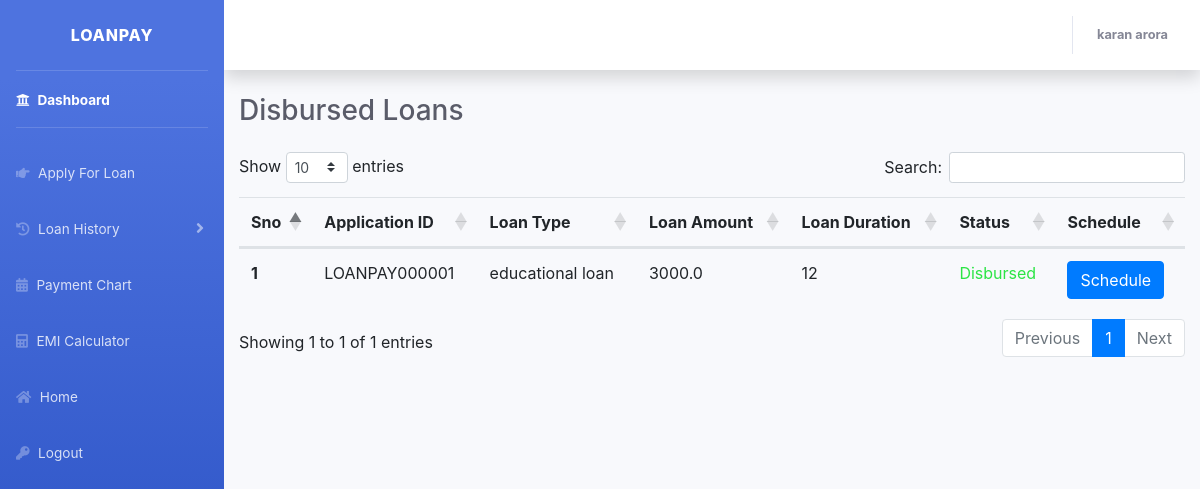
The app's page /disbursed-loans/ (signed in) with its own data.
### loan_app/models.py (models this page shows, shortened)
class LoanApplication(models.Model):
    application_id = models.CharField(max_length=100,null=True,blank=True)
    full_name = models.CharField(max_length=60,null=False,blank=False)
    contact_no = models.CharField(max_length=10,null=False,blank=False)
    pan_no = models.CharField(max_length=10,null=False,blank=False)
    aadhar_no = models.CharField(max_length=12,null=False,blank=False)
    residential_address = models.CharField(max_length=200,null=False,blank=False)
    service_type = models.CharField(max_length=60,null=False,blank=False)
    official_address = models.CharField(max_length=200,null=False,blank=False)
    income = models.CharField(max_length=30,null=False,blank=False)
    existing_loan = models.CharField(max_length=10,null=False,blank=False)
    loan_applied_for = models.ForeignKey(LoanType,on_delete=models.CASCADE,related_name="loan_type")
    expected_loan_amount = models.FloatField(null=False,blank=False)
    expected_loan_tenure = models.CharField(max_length=30,null=False,blank=False)
    collateral_name = models.CharField(max_length=200,null=True,blank=True)
    collateral_value = models.FloatField()
    profile_photo = models.FileField()
    pan_image = models.FileField()
    aadhar_image = models.FileField()
    account_number = models.CharField(max_length=100,null=False,blank=False)
    bank_name = models.CharField(max_length=100,null=False,blank=False)
    bank_ifsc_code = models.CharField(max_length=30,null=False,blank=False)
    remarks = models.CharField(max_length=300,null=True,blank=True)
    reject_reason = models.CharField(max_length=1000,null=True,blank=True)
    loan_application_status = models.CharField(max_length=50,null=True,blank=True,default="Pending",choices =loan_status)
    is_approved = models.BooleanField(default=False)
    approved_date = models.DateTimeField(null=True, blank=True)
    rejected_date = models.DateTimeField(null=True, blank=True)
    is_disbursed = models.BooleanField(default=False)
    disbursed_date = models.DateTimeField(null=True, blank=True)
    first_payment_date = models.DateField(null=True, blank=True)
    tenure_left = models.IntegerField(null=True,blank=True)
    user = models.ForeignKey(User, on_delete=models.CASCADE)
    payment_schedule = models.FileField(null=True, blank=True)
    loan_completed = models.BooleanField(default=False)
    created_on = models.DateTimeField(auto_now_add=True)

class LoanType(models.Model):
    loan_name = models.CharField(max_length=200,null=False,blank=False)
    loan_desc = models.TextField(max_length=1000,null=False,blank=False)
    max_loan_amount = models.FloatField(null=False, blank=False)
    loan_roi = models.FloatField(null=False, blank=False)
    max_loan_duration = models.CharField(max_length=4,null=False, blank=False)
    loan_category = models.CharField(max_length=100,null=False,blank=False,choices=loan_types)
    need_security = models.BooleanField(default=False,null=True,blank=True)
    loan_image = models.FileField()
    created_at = models.DateTimeField(auto_now_add=True)
    updated_at = models.DateTimeField(auto_now=True)

### loan_app/views.py (the view)
# urls.py: path('disbursed-loans/', views.disbursed_loans, name="disbursed_loan"),
@login_required(login_url='loan_app:login')
def disbursed_loans(request):
    user = request.user
    disbursed_loans = LoanApplication.objects.filter(user=user).filter(is_approved=True).filter(loan_application_status="Disbursed").filter(is_disbursed=True).order_by('-created_on')
    context = {'disbursed_loans': disbursed_loans}
    return render(request, 'disbursed_loans.html',context)

### loan_app/templates/disbursed_loans.html (shortened to what this page needs)
{% include 'dashboard_base.html' %}
{% load static %}
{% block body %}
<div class="container">
    <div class="d-sm-flex align-items-center justify-content-between">
        <h1 class="h3 mb-0 text-gray-800 mt-4 mb-4">Disbursed Loans</h1>
    </div>
</div>
    <div class="container">
    <table class="table table-hover" id="myTable">
        <thead>
        <tr>
            <th scope="col">Sno</th>
            <th scope="col">Application ID</th>
            <th scope="col">Loan Type</th>
            <th scope="col">Loan Amount</th>
            <th scope="col">Loan Duration</th>
            <th scope="col">Status</th>
            <th scope="col">Schedule</th>
        </tr>
        </thead>
        <tbody>
        {% for i in disbursed_loans %}
        <tr>
            <th scope="row">{{forloop.counter}}</th>
            <td>{{i.application_id}}</td>
            <td>{{i.loan_applied_for.loan_name}}</td>
            <td>{{i.expected_loan_amount}}</td>
            <td>{{i.expected_loan_tenure}}</td>
            <td style="color:rgba(15, 226, 43, 0.884);">Disbursed</td>
            <td><a href="{% url 'loan_app:loan_schedule_csv' i.id %}" class="btn btn-primary">Schedule</a></td>
        </tr>
        {% endfor %}
        </tbody>
    </table>
</div>
{% endblock %}

### loan_app/templates/dashboard_base.html (shortened to what this page needs)
{% load static %}
<!DOCTYPE html>
<html lang="en">
<head>
    <link href="{% static 'css/all.min.css' %}" rel="stylesheet" type="text/css">
    <link href="{% static 'css/sb-admin-2.min.css' %}" rel="stylesheet">
</head>
<body id="page-top">
        <div id="wrapper">
            <ul class="navbar-nav bg-gradient-primary sidebar sidebar-dark accordion" id="accordionSidebar">
                <a class="sidebar-brand d-flex align-items-center justify-content-center" href="{% url 'loan_app:dashboard'%}">
                    <div class="sidebar-brand-text">LOANPAY</div>
                </a>
                <hr class="sidebar-divider my-0">
                <li class="nav-item active">
                    <a class="nav-link" href="{% url 'loan_app:dashboard'%}">
                        <i class="fas fa-university"></i>
                        <span>Dashboard</span></a>
                </li>
                <hr class="sidebar-divider">
                {% if user.is_superuser %}
                <li class="nav-item">
                    <a class="nav-link collapsed" href="#" data-toggle="collapse" data-target="#collapseTwo"
                        aria-expanded="true" aria-controls="collapseTwo">
                        <i class="fas fa-rupee-sign"></i>
                        <span>All Type of Loans</span>
                    </a>
                    <div id="collapseTwo" class="collapse" aria-labelledby="headingTwo" data-parent="#accordionSidebar">
                        <div class="bg-white py-2 collapse-inner rounded">
                            <a class="collapse-item" href="{% url 'loan_app:new_loan' %}">Add New Loan</a>
                            <a class="collapse-item" href="{% url 'loan_app:loan_list' %}">List of Availlable Loans</a>
                        </div>
                    </div>
                </li>
                <li class="nav-item">
                    <a class="nav-link collapsed" href="#" data-toggle="collapse" data-target="#collapseThree"
                        aria-expanded="true" aria-controls="collapseThree">
                        <i class="fas fa-file-alt"></i>
                        <span>Loan Applications</span>
                    </a>
                    <div id="collapseThree" class="collapse" aria-labelledby="headingTwo" data-parent="#accordionSidebar">
                        <div class="bg-white py-2 collapse-inner rounded">
                            <a class="collapse-item" href="{% url 'loan_app:loan_applications' %}">Pending</a>
                            <a class="collapse-item" href="{% url 'loan_app:approved_loan_application' %}">Approved</a>
                            <a class="collapse-item" href="{% url 'loan_app:disbursed_loan_application' %}">Disbursed</a>
                            <a class="collapse-item" href="{% url 'loan_app:rejected_loan_application' %}">Rejected</a>
                        </div>
                    </div>
                </li>
                <li class="nav-item">
                    <a class="nav-link" href="{% url 'loan_app:disbursed_loans_history' %}">
                        <i class="fas fa-history"></i>
                        <span>Disbursed Loans History</span></a>
                </li>
                <li class="nav-item">
                    <a class="nav-link" href="{% url 'loan_app:defaulters_list' %}">
                        <i class="fas fa-user"></i>
                        <span>Defaulters List</span></a>
                </li>
                <li class="nav-item">
                    <a class="nav-link" href="{% url 'loan_app:reminders_list' %}">
                        <i class="fas fa-clock"></i>
                        <span>EMI Due Reminders List</span></a>
                </li>
                <li class="nav-item">
                    <a class="nav-link" href="{% url 'loan_app:index' %}">
                        <i class="fas fa-home"></i>
                        <span>Home</span></a>
                </li>
                <li class="nav-item">
                    <a class="nav-link" href="{% url 'loan_app:logout' %}">
                        <i class="fas fa-key"></i>
                        <span>Logout</span></a>
                </li>
                {% else %}
                <li class="nav-item">
                    <a class="nav-link" href="{% url 'loan_app:loan_list' %}">
                        <i class="fas fa-hand-point-right"></i>
                        <span>Apply For Loan</span></a>
                </li>
                <li class="nav-item">
                    <a class="nav-link collapsed" href="#" data-toggle="collapse" data-target="#collapseTwo"
                        aria-expanded="true" aria-controls="collapseTwo">
                        <i class="fas fa-history"></i>
                        <span>Loan History</span>
                    </a>
                </li>
                <li class="nav-item">
                    <a class="nav-link" href="{% url 'loan_app:loan_schedule_history' %}">
                        <i class="fas fa-calendar-alt"></i>
                        <span>Payment Chart</span></a>
                </li>
                <li class="nav-item">
                    <a class="nav-link" href="{% url 'loan_app:emi_calculator' %}">
                        <i class="fas fa-calculator"></i>
                        <span>EMI Calculator</span></a>
                </li>
                <li class="nav-item">
                    <a class="nav-link" href="{% url 'loan_app:index' %}">
                        <i class="fas fa-home"></i>
                        <span>Home</span></a>
                </li>
                <li class="nav-item">
                    <a class="nav-link" href="{% url 'loan_app:logout' %}">
                        <i class="fas fa-key"></i>
                        <span>Logout</span></a>
                </li>
                {% endif %}
            </ul>
        <div id="content-wrapper" class="d-flex flex-column">
            <div id="content">
                <nav class="navbar navbar-expand navbar-light bg-white topbar mb-0 static-top shadow">
                    <ul class="navbar-nav ml-auto">
                        <li class="nav-item dropdown no-arrow">
                            <a class="nav-link dropdown-toggle" href="#" id="userDropdown" role="button"
                                data-toggle="dropdown" aria-haspopup="true" aria-expanded="false">
                                <span class="mr-2 d-none d-lg-inline text-gray-600 small"><b>{{request.user.first_name}} {{request.user.last_name}}</b></span>
                            </a>
                        </li>
                    </ul>
                </nav>
</body>
    <link rel = "stylesheet" href = "https://stackpath.bootstrapcdn.com/bootstrap/4.5.2/css/bootstrap.min.css">
    <link rel = "stylesheet" href = "https://cdn.datatables.net/1.10.21/css/dataTables.bootstrap4.min.css">
</html>

### records on screen
LoanApplication: application_id "LOANPAY000001", loan_applied_for.loan_name "educational loan", expected_loan_amount "3000.0", expected_loan_tenure "12"

### other values on screen
{{ request.user.first_name }} "karan"
{{ request.user.last_name }} "arora"
